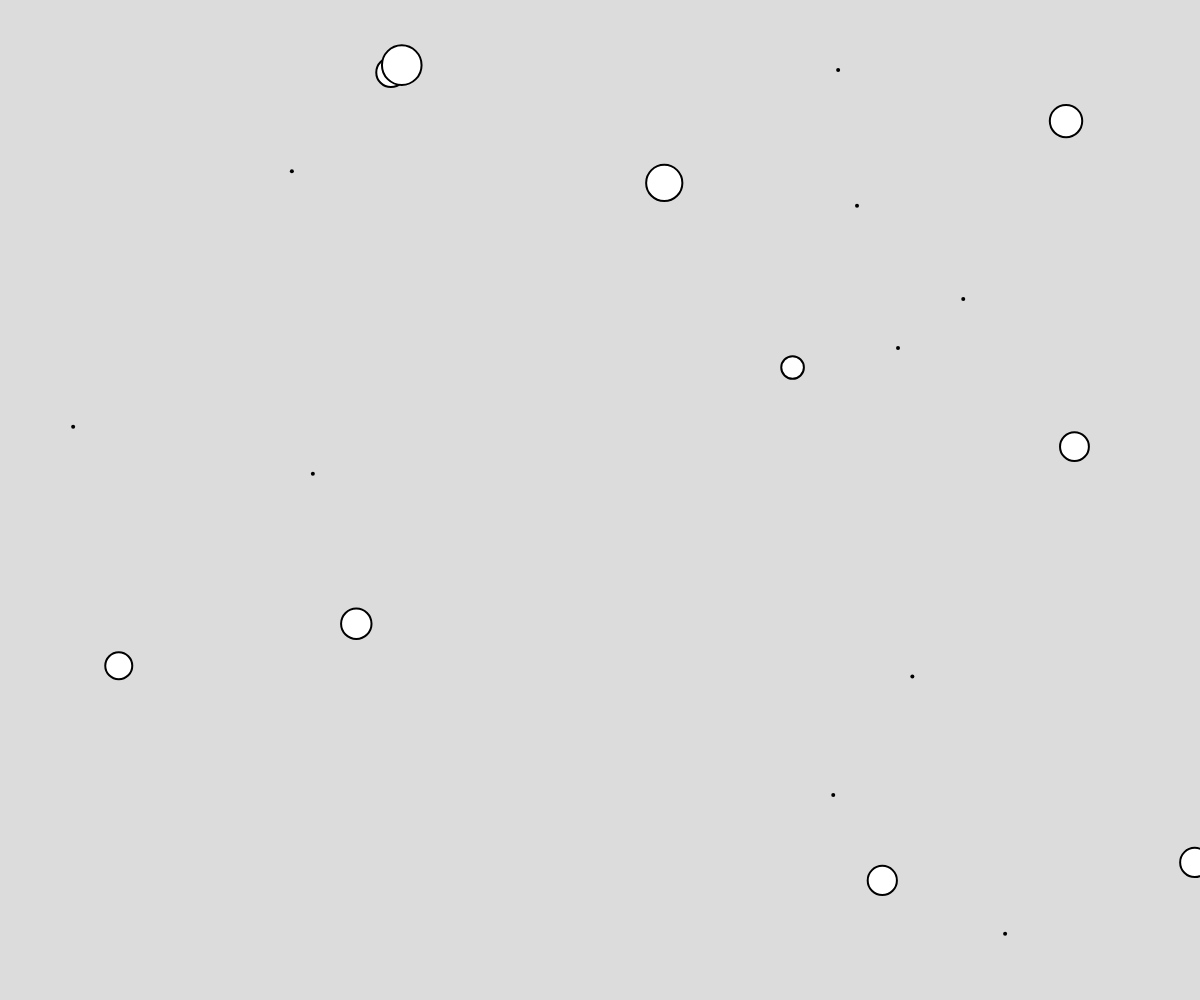
Frame 1 (no input)
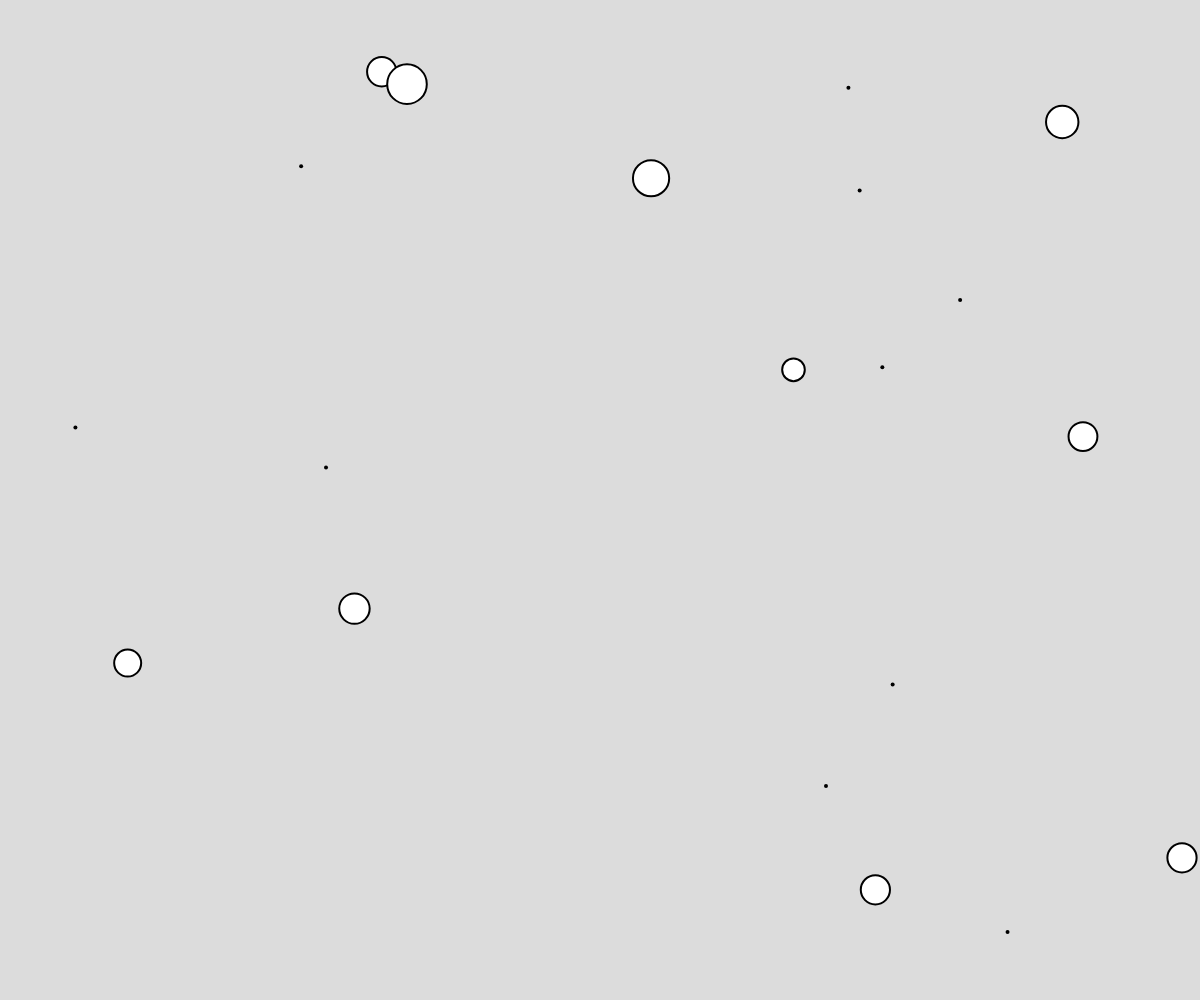
Frame 60 (no input)
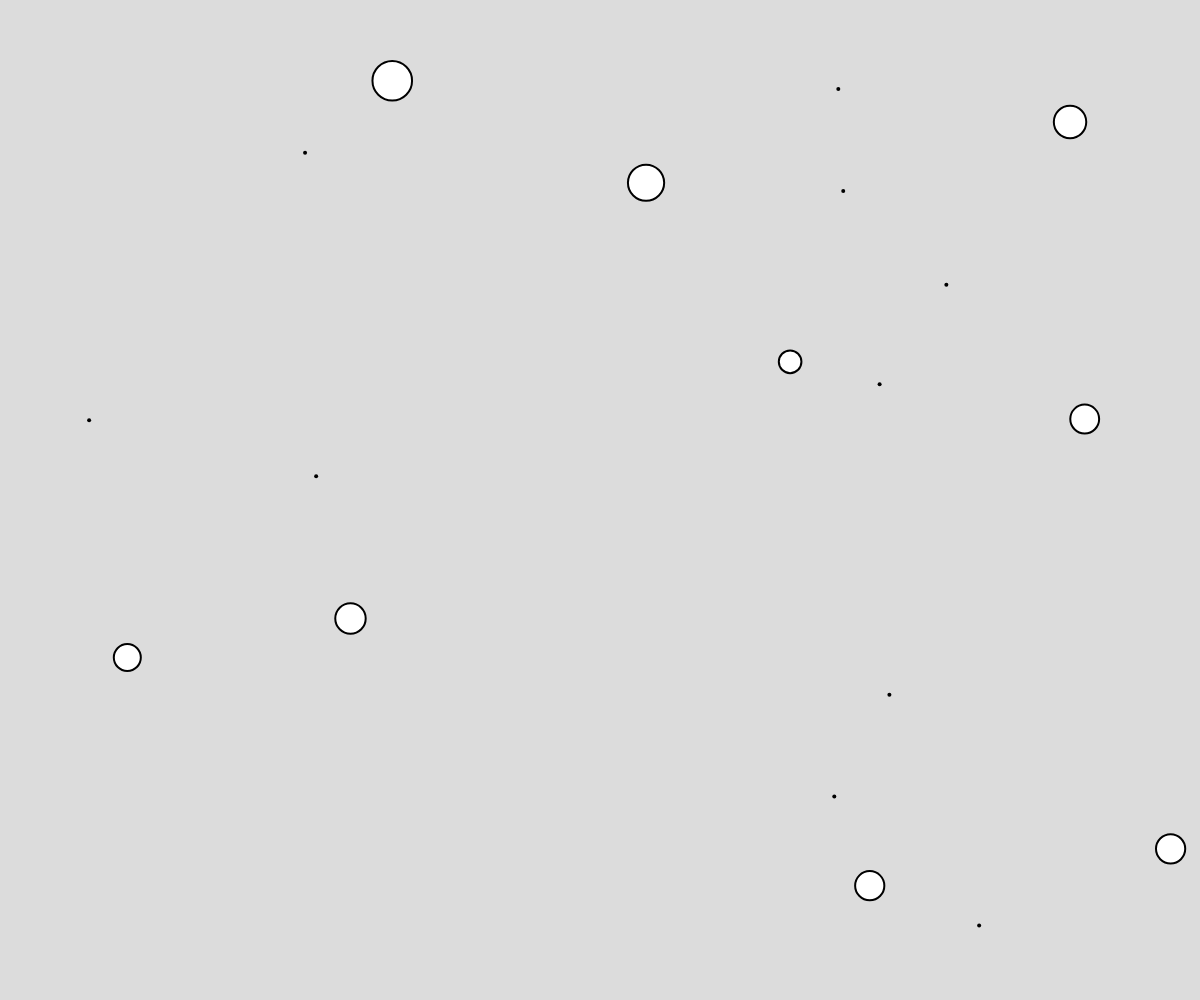
Frame 120 (the mouse pressed at the canvas centre since frame 60)

The p5.js sketch that drew these frames (run headless with seeded random() and noise() and a simulated clock; from frame 60 on, the mouse is pressed at the canvas centre):

// p5.js sketch
// ── sketch.js
// Inheritance
// Isaac Munro
// Nov 29 2023


let objects = [];

function setup() {
  createCanvas(windowWidth, windowHeight);
  for(let i =0; i < 10; i++){
    objects.push(new AnimatedObject(random(width), random(height)));
  }
  for(let i =0; i < 10; i++){
    objects.push(new CircleObject(random(width), random(height), random(20,40)));
  }
  for(let i =0; i < 10; i++){
    objects.push(new LineObject());
  }
}

function draw() {
  background(220);
  for(let o of objects){
    o.move();
    o.display();

  }
}

class AnimatedObject{
  constructor(x,y){
    this.x = x;
    this.y = y;
    this.size =1;
  }
  
  move(){
    this.x += random(-2,2);
    this.y += random(-2,2);
  }

  display(){
    strokeWeight(4);
    point(this.x,this.y);
  }
}

class CircleObject extends AnimatedObject{
  constructor(x,y,d){
    super(x,y,);
    this.size = d;

  }

  display(){
    strokeWeight(2);
    circle(this.x,this.y,this.size);
  }
}

class LineObject extends AnimatedObject{
  constructor(){
    super();
    
  }

  move(){
    super.move();
    this.x +=5;
    if(this.x > width){
      this.x =0;
    }
  }
  display(){
    if(mouseIsPressed){
      strokeWeight(10);
    }
    else{
      strokeWeight(2);
    }
    line(this.x,this.y,this.x+15,this.y);
  }


}
